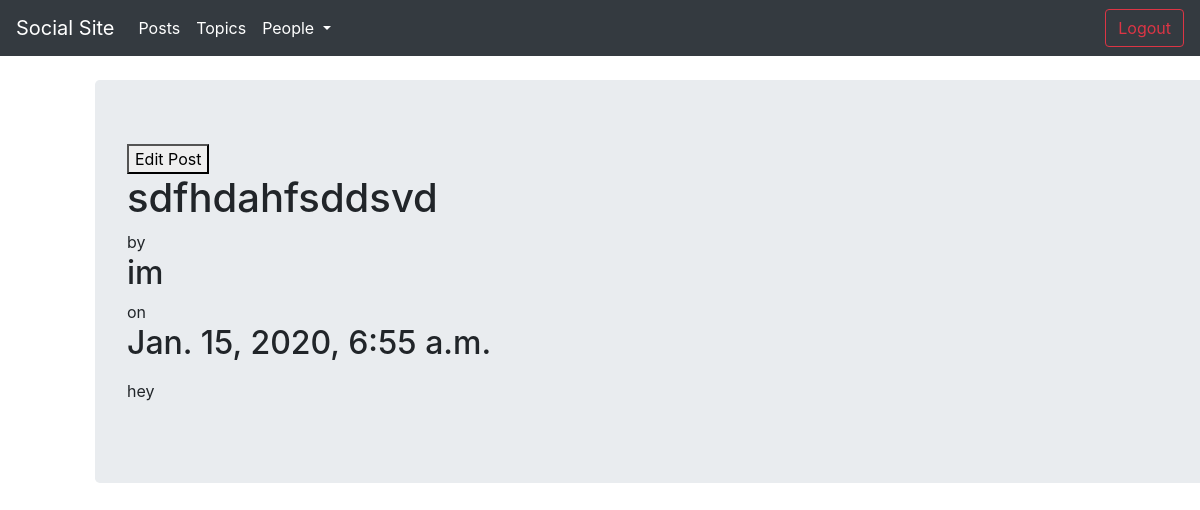
Page /posts/50-sdfhdahfsddsvd2020-01-15-06-55-21-363935-00-00/ (signed in) on the committed database.
### posts/models.py (models this page shows, shortened)
class Post(models.Model):
	STATUS_CHOICES = (('draft', 'Draft'), ('published', 'Published'),)
	title = models.CharField(max_length=250)
	slug = models.SlugField(max_length=250, unique=True)
	author = models.ForeignKey(User, on_delete=models.CASCADE, related_name='posts')
	body = models.TextField()
	publish = models.DateTimeField(default=timezone.now)
	created = models.DateTimeField(auto_now_add=True)
	updated = models.DateTimeField(auto_now=True)
	status = models.CharField(max_length=10, choices=STATUS_CHOICES, default='draft')
	objects = models.Manager()
	published = PublishedManager()
	drafts = DraftManager()
	topics = TaggableManager()
	class Meta:
		ordering = ('-publish',)

### posts/views.py (the view)
# urls.py: path('<int:pk>-<slug:slug>/', views.post_detail, name='post_detail'),
def post_detail(request, pk, slug):
	post = get_object_or_404(Post, pk=pk)
	return render(request, 'posts/post_detail.html', {'post':post})

### posts/templatetags/posts_tags.py (called while the page is built)
@register.filter(name='markdown')
def markdown_format(text):
	return mark_safe(markdown.markdown(text))

### templates/posts/post_detail.html (shortened to what this page needs)
{%extends 'base.html'%}
{%load posts_tags%}
{%block content%}
{%if request.user == post.author %}
<a href="{%url 'posts:edit_post' post.pk post.slug %}"> <button>Edit Post</button> </a>
{%endif%}
<h1>{{post.title}}</h1>
by <h2> {{post.author}} </h2> on <h2> {{post.publish}} </h2>
<p>
	{{post.body|markdown}}
</p>
{%endblock%}

### rows in the picture
Post: title "sdfhdahfsddsvd", author "im", publish "Jan. 15, 2020, 6:55 a.m.", body "hey"
